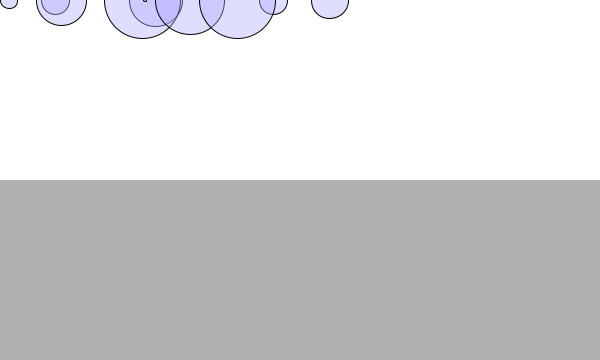
Frame 1 (no input)
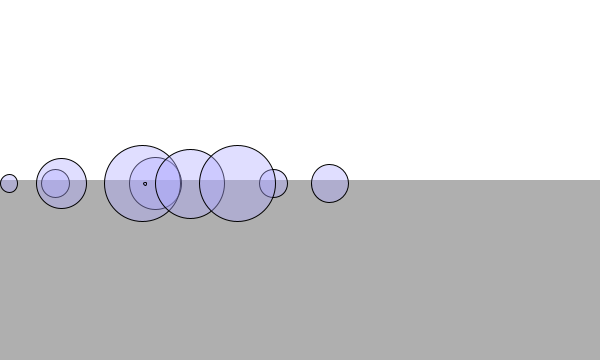
Frame 60 (the mouse pressed at the canvas centre just before this capture)
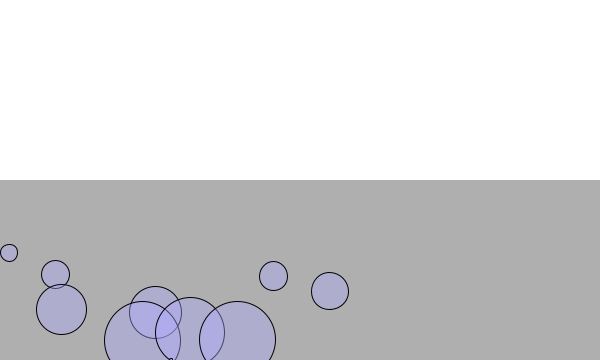
Frame 120 (the mouse held since frame 60 and released just before this capture)

The Processing sketch that drew these frames (run headless with seeded random() and noise(); from frame 60 on, the mouse is pressed at the canvas centre):

// Processing sketch: friction
// ── friction.pde
Mover[] movers = new Mover[10];
Liquid liquid;

void setup() {
  size(600, 360);
  liquid = new Liquid(0, height/2, width, height/2, 0.1);
  for(int i=0; i<movers.length; i++) {
    movers[i] = new Mover(random(0.1, 5), random(width), 0);
  }
}

void draw() {
  background(255);
  float c = 0.01;
  float normal = 1;
  float frictionMag = c*normal;
  
  liquid.display();
  
  for(Mover mover: movers) {
    if(mover.isInside(liquid)) {
      mover.drag(liquid);
    }
    //PVector friction = mover.velocity.copy();
    //friction.normalize();
    //friction.mult(-1);
    //friction.mult(frictionMag);
    //PVector wind = new PVector(0.01, 0);
    float m = mover.mass;
    PVector gravity = new PVector(0, 0.1*m);
    //mover.applyForce(friction);
    //mover.applyForce(wind);
    mover.applyForce(gravity);
    mover.update();
    mover.checkEdges();
    mover.display();
  }
}

// ── Liquid.pde
class Liquid {

  float x, y, w, h;
  float c;
  
  Liquid(float x_, float y_, float w_, float h_, float c_) {
    x = x_;
    y = y_;
    w = w_;
    h = h_;
    c = c_;
  }
 
  void display() {
    noStroke();
    fill(175);
    rect(x,y,w,h);
  }
  
}

// ── Mover.pde
class Mover {
  PVector location;
  PVector velocity;
  PVector acceleration;
  float topSpeed;
  float mass;
  
  Mover(float m, float x, float y) {
    location = new PVector(x, y);
    velocity = new PVector(0, 0);
    topSpeed = 10;
    acceleration = new PVector(-0.001,0.01);
    mass = m;
  }
  
  void update() {
    velocity.add(acceleration);
    location.add(velocity);
    acceleration.mult(0);
  }

  void applyForce(PVector force) {
    PVector f = force.copy();
    f.div(mass);
    acceleration.add(f);
  }
  
  void display() {
    stroke(0);
    fill(175, 170, 280, 100);
    ellipse(location.x, location.y, mass*16, mass*16);
  }
  
  void checkEdges() {
    if (location.x > width) {
      velocity.x *= -1;
      location.x = width;
    } else if (location.x < 0) {
      velocity.x *= -1;
      location.x = 0;
    }
 
    if (location.y > height) {
      velocity.y *= -1;
      location.y = height;
    } else if (location.y < 0) {
      velocity.y *= -1;
      location.y = 0;
    }
  }
  
  boolean isInside(Liquid l) {
    if (location.x>l.x && location.x<l.x+l.w && location.y>l.y && location.y<l.y+l.h) {
      return true;
    } else {
      return false;
    }
  }
  
  void drag(Liquid l) {
    float speed = velocity.mag();
    float dragMagnitude = l.c * speed * speed;
    PVector drag = velocity.get();
    drag.mult(-1);
    drag.normalize();
    drag.mult(dragMagnitude);
    applyForce(drag);
  }
}
